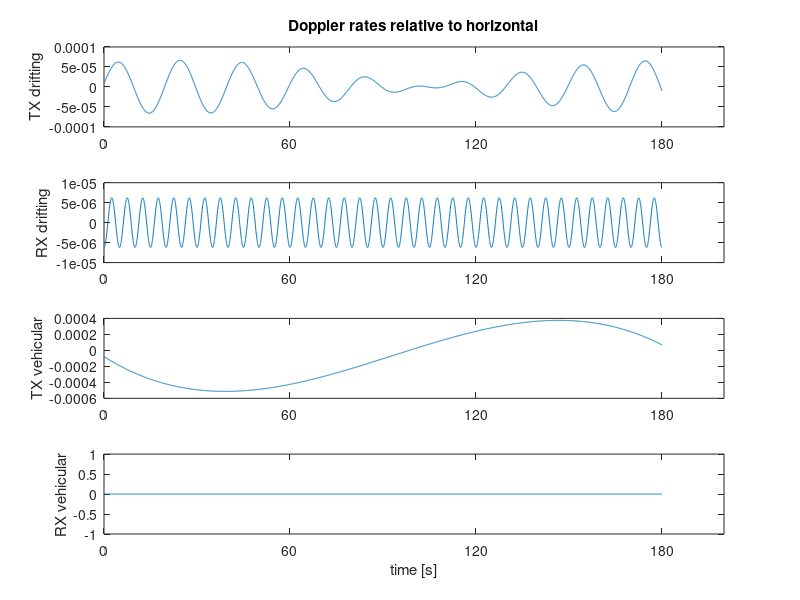
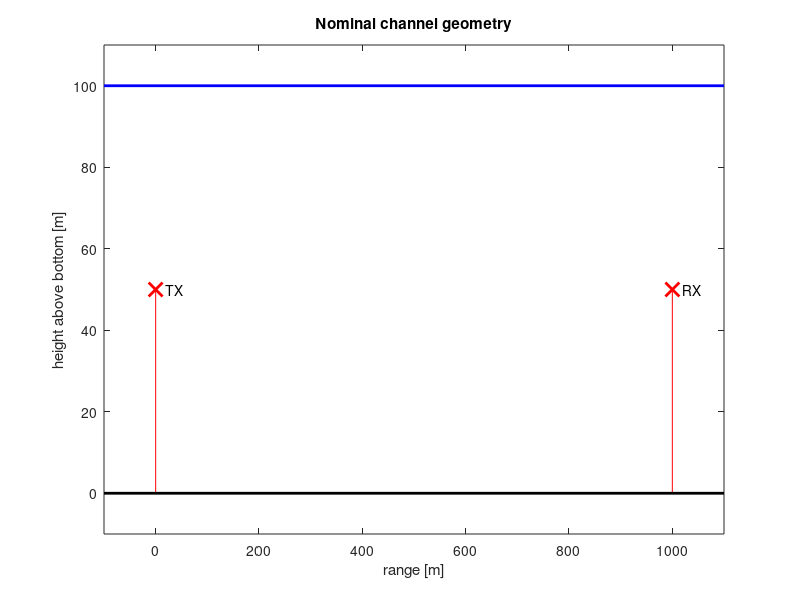

MATLAB code for these plots, in order: (Note: this script raises an error after producing the figures.)
% This code reads the channel parameters and writes them in data 
% files [file_name].prm and [file_name].dop which will be used 
% by the main simulator code channel_simulator.
%
% Change the following channel parameters by updating this code. 
% Alternatively, you can directly update the .prm and .dop data 
% files via a text editing software.
% 
% file_name: data file name
% h0: surface height (depth) [m]
% ht0: TX height [m]
% hr0: RX height [m]
% d0: channel distance [m]
% k: spreading factor
% c: speed of sound in water [m/s]
% c2: speed of sound in bottom [m/s] (>1500 for hard, < 1500 for soft)
% cut: do not consider arrivals whose strength is below that of direct arrival divided by cut
% fmin: minimum frequency [Hz]
% B: bandwidth [Hz]
% df: frequency resolution [Hz]
% dt: time resolution [seconds] 
% T_SS: coherence time of the Small-Scale (S-S) variations [seconds]
% sig2s: variance of S-S surface variations 
% sig2b: variance of S-S bottom variations 
% B_delp: 3-dB width of the p.s.d. of intra-path delays (assumed constant for all paths)
% Sp: number of intra-paths (assumed constant for all paths)
% mu_p: mean of intra-path amplitudes (assumed constant for all paths)
% nu_p: variance of intra-path amplitudes (assumed constant for all paths)
% T_tot: total duration of the simulated signal [seconds]
% h_bnd: range of surface height variation (Large-Scale (L-S) realizations are limited to h+h_band)
% ht_bnd: range of transmitter height variation
% hr_bnd: range of receiver height variation
% d_bnd: range of channel distance variation
% sig_h: standard deviation of L-S variations of surface height 
% sig_ht: standard deviation of L-S variations of transmitter height 
% sig_hr: standard deviation of L-S variations of receiver height 
% sig_d: standard deviation of L-S variations of distance height 
% a_AR: AR parameter for generating L-S variations (constant for variables h, ht, hr, d) 
% method: Large-Scale (L-S) & Small-Scale (S-S) Simulation Methods:
% vtd: TX drifting speed
% theta_td: TX drifting angle
% vrd: RX drifting speed
% theta_rd: RX drifting angle
% vtv: TX vehicular speed
% theta_tv: TX vehicular angle
% vrv: RX vehicular speed
% theta_rv: RX vehicular angle 
% Aw: surface variation amplitude
% fw: surface variation frequency
%
% Author: Parastoo Qarabaqi, Northeastern University, 2013

clc, clear all, close all, format long;

%% Data file name: 
file_name= 'example_channel';

%% Deterministic channel geometry:

h0=100; % surface height (depth) [m]
ht0=50; % TX height [m]
hr0=50; % RX height [m]
d0=1000; % channel distance [m]

k=1.7; % spreading factor
c=1500; % speed of sound in water [m/s]
c2=1200; % speed of sound in bottom [m/s] (>1500 for hard, < 1500 for soft)
cut=20; % do not consider arrivals whose strength is below that of direct arrival divided by cut

fmin=10e3; % minimum frequency [Hz]
B=10e3; % bandwidth [Hz]

df=30; % frequency resolution [Hz], f_vec=fmin:df:fmax; 

dt= 50e-3; % time resolution [seconds] 
T_SS=60; % coherence time of the small-scale variations [seconds]

%% Small-Scale (S-S) parameters: 
sig2s= 1.125; % variance of S-S surface variations 
sig2b=sig2s/2; % variance of S-S bottom variations 
 
B_delp= 5e-4; % 3-dB width of the p.s.d. of intra-path delays (assumed constant for all paths)
Sp= 20; % number of intra-paths (assumed constant for all paths)
mu_p= .5/Sp; % mean of intra-path amplitudes (assumed constant for all paths)
nu_p= 1e-6; % variance of intra-path amplitudes (assumed constant for all paths)

%% Large-Scale (L-S) parameters:
T_tot= 3*T_SS; % total duration of the simulated signal [seconds]
t_tot_vec=(0:dt:T_tot); Lt_tot=length(t_tot_vec);

h_bnd=[-10 10]; % range of surface height variation (L-S realizations are limited to h+h_band)
ht_bnd=[-5 5]; % range of transmitter height variation
hr_bnd=[-5 5]; % range of receiver height variation
d_bnd=[-20 20]; % range of channel distance variation
sig_h=1; % standard deviation of L-S variations of surface height 
sig_ht=1; % standard deviation of L-S variations of transmitter height 
sig_hr=1; % standard deviation of L-S variations of receiver height 
sig_d=1; % standard deviation of L-S variations of distance height 
a_AR= .9; % AR parameter for generating L-S variations (constant for variables h, ht, hr, d) 

%% Large-Scale (L-S) & Small-Scale (S-S) Simulation Methods:
% 1)'sim_dir': SIMplified L-S model & DIRect S-S model
% 2)'sim_seq': SIMplified L-S model & Statistically EQuivalent S-S model
% 3)'bel_dir': BELlhop L-S model & DIRect S-S model
% 4)'bel_seq': BELlhop L-S model & Statistically EQuivalent S-S model
method='sim_dir'; 

%% Doppler: 
% All parameters can be entered as scalars or vectors of size(t_tot_vec).

% drifting: 
vtd= 0.1*cos((1/20)*(2*pi*t_tot_vec)-rand*2*pi); 
theta_td= linspace(rand*2*pi,rand*2*pi,length(t_tot_vec)); 

vrd= 0.02*cos((1/5)*(2*pi*t_tot_vec)); 
theta_rd= rand*2*pi; 

% vehicular: 
vtv= interp1([0:T_SS:T_tot], 1*randn(size([0:T_SS:T_tot])), t_tot_vec, 'spline');   
theta_tv= 0; 
vrv= 0;  
theta_rv= 0; 

% surface: 
Aw= .05; fw= .01; 

%% %%%%%%%%%%%%%%%%%%%%%%%%%%%%%%%%%%%%%%%%%%%%%%%%%%%%%%%%%%%%%%%%%%%%%%%%
% End of reading data. Start writing the data files: 
%%%%%%%%%%%%%%%%%%%%%%%%%%%%%%%%%%%%%%%%%%%%%%%%%%%%%%%%%%%%%%%%%%%%%%%%%%%

%% Write parameters on prm file: 
f1 = fopen([file_name, '.prm'], 'w');

fprintf(f1, '%f surface_height_(depth)_[m]\n', h0); 
fprintf(f1, '%f TX_height_[m]\n', ht0); 
fprintf(f1, '%f RX_height_[m]\n', hr0); 
fprintf(f1, '%f channel_distance_[m]\n', d0); 

fprintf(f1, '%f spreading_factor\n', k); 
fprintf(f1, '%f speed_of_sound_in_water_[m/s]\n', c); 
fprintf(f1, '%f speed_of_sound_in_bottom_[m/s]\n', c2); 
fprintf(f1, '%f minimum_relative_path_strength\n', cut); 

fprintf(f1, '%f minimum_frequency_[Hz]\n', fmin); 
fprintf(f1, '%f bandwidth_[Hz]\n', B); 
fprintf(f1, '%f frequency_resolution_[Hz]\n', df); 
fprintf(f1, '%f time_resolution_[seconds]\n', dt); 
fprintf(f1, '%f coherence_time_of_the_small-scale_variations_[seconds]\n', T_SS); 

fprintf(f1, '%f variance_of_S_S_surface_variations_[m^2]\n', sig2s); 
fprintf(f1, '%f variance_of_S_S_bottom_variations_[m^2]\n', sig2b); 
fprintf(f1, '%f 3-dB_width_of_the_p.s.d._of_intra-path_delays_[Hz]\n', B_delp); 
fprintf(f1, '%d number_of_intra-paths\n', Sp); 
fprintf(f1, '%f mean_of_intra-path_amplitudes\n', mu_p); 
fprintf(f1, '%f variance_of_intra-path_amplitudes\n', nu_p); 

fprintf(f1, '%f total_duration_of_the_simulated_signal_[seconds]\n', T_tot); 
fprintf(f1, '%f min_of_surface_height\n', h_bnd(1));
fprintf(f1, '%f max_of_surface_height\n', h_bnd(2));
fprintf(f1, '%f min_of_transmitter_height\n', ht_bnd(1));
fprintf(f1, '%f max_of_transmitter_height\n', ht_bnd(2));
fprintf(f1, '%f min_of_receiver_height\n', hr_bnd(1));
fprintf(f1, '%f max_of_receiver_height\n', hr_bnd(2));
fprintf(f1, '%f min_of_channel_distance\n', d_bnd(1));
fprintf(f1, '%f max_of_channel_distance\n', d_bnd(2));

fprintf(f1, '%f L_S_standard_deviation_of_surface_height_[m]\n', sig_h); 
fprintf(f1, '%f L_S_standard_deviation_of_transmitter_height_[m]\n', sig_ht); 
fprintf(f1, '%f L_S_standard_deviation_of_receiver_height_[m]\n', sig_hr); 
fprintf(f1, '%d L_S_standard_deviation_of_receiver_height_[m]\n', sig_d); 
fprintf(f1, '%f AR_parameter_for_generating_L_S_variations\n', a_AR); 

switch method
    case {'sim_dir', 1}, fprintf(f1, '1 method\n');
    case {'sim_seq', 2}, fprintf(f1, '2 method\n');
    case {'bel_dir', 3}, fprintf(f1, '3 method\n');
    case {'bel_seq', 4}, fprintf(f1, '4 method\n');        
end

fclose(f1);

%% form Doppler matrix: 
Dopp_mat= zeros(Lt_tot, 10);
if length(vtd)==1; Dopp_mat(:,1)= repmat(vtd, Lt_tot, 1); 
else Dopp_mat(:,1)= vtd.';
end
if length(theta_td)==1; Dopp_mat(:,2)= repmat(theta_td, Lt_tot, 1); 
else Dopp_mat(:,2)= theta_td.';
end
if length(vrd)==1; Dopp_mat(:,3)= repmat(vrd, Lt_tot, 1); 
else Dopp_mat(:,3)= vrd.';
end
if length(theta_rd)==1; Dopp_mat(:,4)= repmat(theta_rd, Lt_tot, 1); 
else Dopp_mat(:,4)= theta_rd.';
end
if length(vtv)==1; Dopp_mat(:,5)= repmat(vtv, Lt_tot, 1); 
else Dopp_mat(:,5)= vtv.';
end
if length(theta_tv)==1; Dopp_mat(:,6)= repmat(theta_tv, Lt_tot, 1); 
else Dopp_mat(:,6)= theta_tv.';
end
if length(vrv)==1; Dopp_mat(:,7)= repmat(vrv, Lt_tot, 1); 
else Dopp_mat(:,7)= vrv.';
end
if length(theta_rv)==1; Dopp_mat(:,8)= repmat(theta_rv, Lt_tot, 1); 
else Dopp_mat(:,8)= theta_rv.';
end
if length(Aw)==1; Dopp_mat(:,9)= repmat(Aw, Lt_tot, 1); 
else Dopp_mat(:,9)= Aw.';
end
if length(fw)==1; Dopp_mat(:,10)= repmat(fw, Lt_tot, 1); 
else Dopp_mat(:,10)= fw.';
end

%% Write Doppler rates on dop file: 
f2 = fopen([file_name, '.dop'], 'w');

fprintf(f2, '%f\n', reshape(Dopp_mat, 10*Lt_tot, 1)); 

fclose(f2);

%% %%%%%%%%%%%%%%%%%%%%%%%%%%%%%%%%%%%%%%%%%%%%%%%%%%%%%%%%%%%%%%%%%%%%%%%%
% Plotting the channel parameters:  
%%%%%%%%%%%%%%%%%%%%%%%%%%%%%%%%%%%%%%%%%%%%%%%%%%%%%%%%%%%%%%%%%%%%%%%%%%%

%% Plot the Doppler rates: 

% drifting:
figure; subplot(411); plot(t_tot_vec, (1/c)*Dopp_mat(:,1).*cos(Dopp_mat(:,2))); 
ylabel('TX drifting'), set(gca,'XTick', (0:T_SS:T_tot)), 
title('Doppler rates relative to horizontal')
subplot(412); plot(t_tot_vec, (1/c)*Dopp_mat(:,3).*cos(Dopp_mat(:,4))); 
ylabel('RX drifting'), set(gca,'XTick', (0:T_SS:T_tot)),

% vehicular:
subplot(413); plot(t_tot_vec, (1/c)*Dopp_mat(:,5).*cos(Dopp_mat(:,6))); 
ylabel('TX vehicular'), set(gca,'XTick', (0:T_SS:T_tot)), 
subplot(414); plot(t_tot_vec, (1/c)*Dopp_mat(:,7).*cos(Dopp_mat(:,8))); 
ylabel('RX vehicular'), set(gca,'XTick', (0:T_SS:T_tot)),
xlabel('time [s]')

%% Plot the nominal channel geometry: 

figure; 
plot([0,0], [0,ht0], 'r'), hold on,
plot(0,ht0, 'rx', 'linewidth', 2, 'markersize', 10), 
plot([d0,d0], [0,hr0], 'r'), 
plot(d0,hr0, 'rx', 'linewidth', 2, 'markersize', 10),
plot([-.1*d0, 1.1*d0], [0, 0], 'k', 'linewidth', 2),
plot([-.1*d0, 1.1*d0], [h0,h0], 'b', 'linewidth', 2),

axis([-.1*d0, 1.1*d0, -.1*h0, 1.1*h0]),
xlabel('range [m]'), ylabel('height above bottom [m]'),
text(.02*d0, ht0, 'TX'), text(1.02*d0, hr0, 'RX'), 
title('Nominal channel geometry')


%% save figures and data to personal files 

% choose your own path to a results folder
results_folder = "/Users/graceflores/Documents/MATLAB/ncmns_git/chimichanga/results/";


% save figures 
changed_parameter = name_changed_parameter(h0, ht0, hr0, d0, k, Sp);
folder_path = results_folder + changed_parameter;
save_figure(figure(1), "figure1", folder_path)
save_figure(figure(2), "figure2", folder_path)


%% run channel_simulator 

run("channel_simulator.m")
